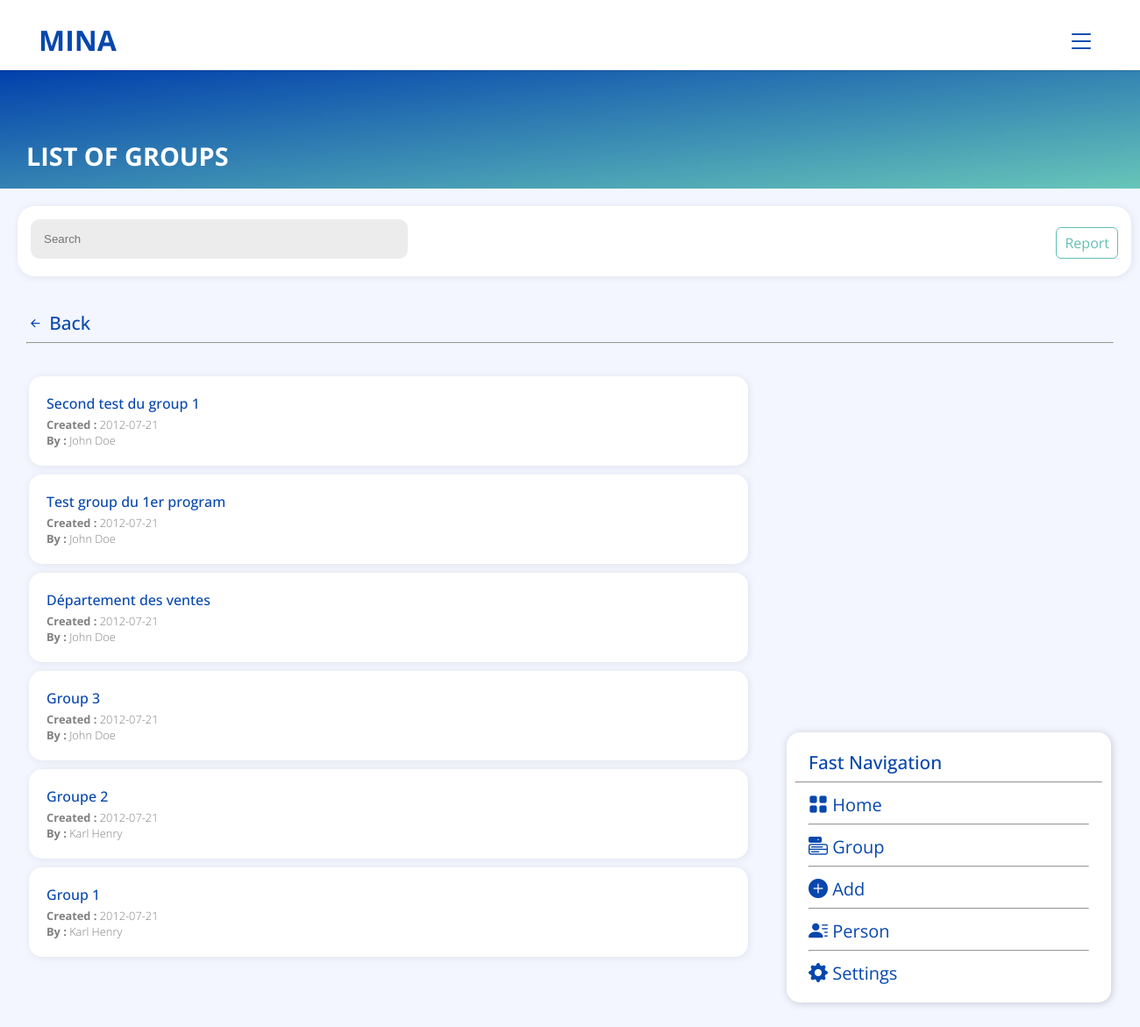
/View/list-group.php (signed in), run on an earlier commit of the app's database.
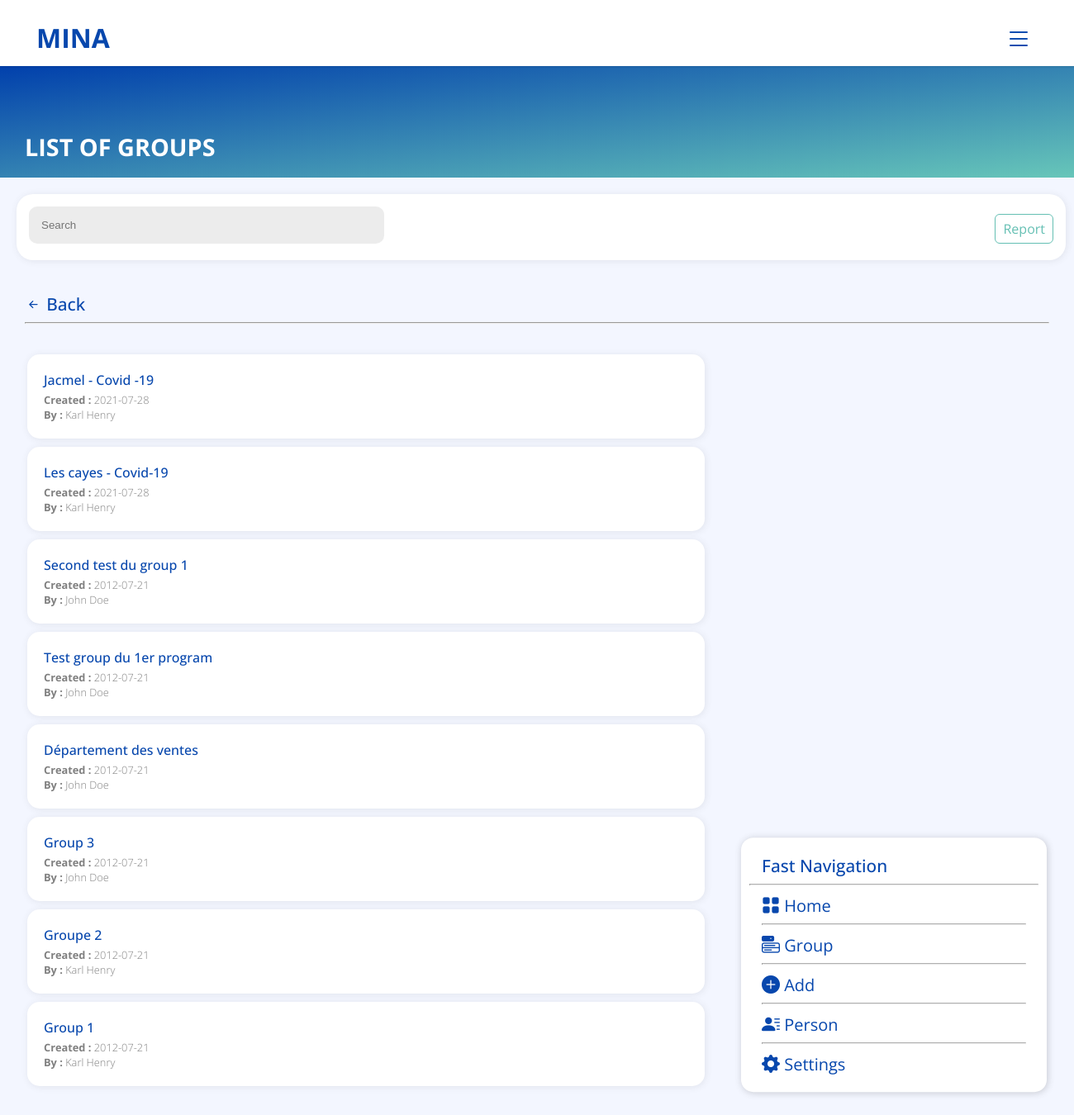
And on a later commit of the database.
### tables this page shows
CREATE TABLE `entreprise` (
  `id_ent` int(11) NOT NULL,
  `code_entreprise` varchar(50) NOT NULL,
  `nom_entreprise` varchar(100) NOT NULL,
  `date_creation` date NOT NULL,
  `date_expiration` date NOT NULL,
  `statut_id` int(11) NOT NULL
);

CREATE TABLE `groupe` (
  `id_group` int(11) NOT NULL,
  `nom_groupe` varchar(50) NOT NULL,
  `description` varchar(100) NOT NULL,
  `date_creation` date NOT NULL,
  `date_expiration` date NOT NULL,
  `id_program` int(11) NOT NULL,
  `code_user` int(11) NOT NULL
);

CREATE TABLE `users` (
  `code_user` int(11) NOT NULL,
  `nom` varchar(50) NOT NULL,
  `prenom` varchar(50) NOT NULL,
  `email` varchar(50) NOT NULL,
  `password` varchar(255) NOT NULL,
  `adresse` varchar(100) NOT NULL,
  `telephone_1` varchar(20) NOT NULL,
  `telephone_2` varchar(20) NOT NULL,
  `code_entreprise` varchar(50) NOT NULL,
  `id_role` int(11) NOT NULL,
  `id_statut` int(11) NOT NULL
);

### View/list-group.php (the view, shortened to what this page needs)
<!Doctype html>
<html>
<head>
    <link rel="stylesheet" href="css/style.css">
    <link rel="stylesheet" type="text/css" href="css/main.css">
    <link rel="stylesheet" href="https://cdn.jsdelivr.net/npm/bootstrap-icons@1.5.0/font/bootstrap-icons.css">
</head>
<body class="body">
    <?php
    include_once('header.php');
    ?>
    <div class="header-content">
        <?php
        echo '<div class="title">List of groups</div>';
        ?>
    </div>
    <div class="second-part-content">
        <div class="search">
            <div class="custom-container">
                <form action="" method="post" class="">
                    <input type="text" name="searchAll" id="" placeholder="Search" class="search-main">
                </form>
            </div>
            <div class="link">
                <ul>
                    <?php
                    if (isset($_SESSION["role"]) && $_SESSION["role"] === 3 || $_SESSION["role"] === 2) {
                        echo '<li>';
                        echo '</li> <li><a href="report.php" class="btn btn-outline-muted">Report</a></li>';
                    } elseif (isset($_SESSION["role"]) && $_SESSION["role"] === 1) {
                        echo '<li><a href="report.php" class="btn btn-outline-muted">Report</a></li>';
                    }
                    ?>
                </ul>
            </div>
        </div>
    </div>
    <div class="third-part-content">
        <div class="container mt-3">
            <span class="title-page-list">
                <a href="index.php">
                    <i class="bi bi-arrow-left-short"></i> <span class="align-items"></span> Back
                </a>
                <hr>
            </span>
            <div class="list-content mt-3 mb-5">
                <?php
                if (isset($_POST["searchAll"])) {
                    $nom_group = $_POST["searchAll"];
                    $code_entreprise = $_SESSION["code_entreprise"];
                    $query = "SELECT * FROM program, groupe, users WHERE nom_groupe LIKE '%$nom_group%' AND program.id_program = groupe.id_program AND users.code_user = groupe.code_user ORDER BY nom_groupe DESC";
                    $result = $conn->query($query);
                    if (mysqli_num_rows($result) > 0) {
                        while ($row = mysqli_fetch_assoc($result)) {
                            echo '<a href="group.php?group-details=' . $row["id_group"] . '" class="nav-link">
                            <div class="bg-white">
                                <div class="group-name-and-details">
                                    <div class="group-name">' . $row["nom_groupe"] . '</div>
                                    <div class="group-details">
                                        <b>Created : </b>' . $row["date_creation"] . ' <br>
                                        <b>By : </b>' . $row["nom"] . ' ' . $row["prenom"] . '</div>
                                    </div>';
                            echo '</div>
                        </a>';
                        }
                    } else {
                        echo '<div class="bg-white">
                        <div class="group-name-and-details">
                            <div class="group-name">There is no group with this name...</div>
                            <div class="group-details">Please create a new group !</div>
                        </div>
                    </div>';
                    }
                } else {
                    $code_entreprise = $_SESSION["code_entreprise"];
                    $query = "SELECT * FROM entreprise, program, groupe, users WHERE users.code_entreprise = '$code_entreprise' AND entreprise.code_entreprise = '$code_entreprise' AND program.code_entreprise = '$code_entreprise' AND program.id_program = groupe.id_program AND users.code_user = groupe.code_user ORDER BY groupe.id_group DESC";
                    $result = $conn->query($query);
                    if (mysqli_num_rows($result) > 0) {
                        while ($row = mysqli_fetch_assoc($result)) {
                            echo '<a href="group.php?group-details=' . $row["id_group"] . '" class="nav-link">
                            <div class="bg-white">
                                <div class="group-name-and-details">
                                    <div class="group-name">' . $row["nom_groupe"] . '</div>
                                    <div class="group-details">
                                        <b>Created : </b>' . $row["date_creation"] . ' <br>
                                        <b>By : </b>' . $row["nom"] . ' ' . $row["prenom"] . '</div>
                                    </div>';
                            echo '</div>
                        </a>';
                        }
                    }
                }
                include_once('sidebar.php');
                ?>
            </div>
        </div>
    </div>
    <?php
    include_once("footer.php");
    ?>
</body>
</html>

### View/header.php (shortened to what this page needs)
<!Doctype html>
<html>
<head>
    <link rel="stylesheet" href="css/style.css">
    <link rel="stylesheet" href="https://cdn.jsdelivr.net/npm/bootstrap-icons@1.5.0/font/bootstrap-icons.css">
</head>
<body>
    <nav class="navbar">
        <div class="navbar-items" id="list">
            <ul>
                <li class="linked"><a class="navbar-brand">Mina</a></li>
                <li class="linked bullet-menu" >
                    <a href="" onclick="show_toggle(); return false" class="header-icon">
                        <i class="text-secondary bi bi-list"></i>
                    </a>
                </li>
            </ul>
        </div>
    </nav>
</body>
</html>

### View/sidebar.php (shortened to what this page needs)
<!Doctype html>
<html>
<head>
    <link rel="stylesheet" href="css/style.css">
    <link rel="stylesheet" href="https://cdn.jsdelivr.net/npm/bootstrap-icons@1.5.0/font/bootstrap-icons.css">
</head>
<body class="sidebar">
    <div class="sm-bg-white float-end"  data-bs-spy="scroll">
        <span class="title-page-list">
            <a class="fs-5">Fast Navigation</a>
            <hr>
        </span>
        <nav>
            <a href="index.php" class="nav__link">
                <i class="bi bi-grid-fill nav__icon"></i>
                <span class="nav__text">Home</span>
            </a>
            <hr>
            <a href="list-group.php" class="nav__link">
                <i class="bi bi-menu-button-fill nav__icon"></i>
                <span class="nav__text">Group</span>
            </a>
            <hr>
            <a href="create-program.php" class="nav__link nav__link--active">
                <i class="bi bi-plus-circle-fill nav__icon"></i>
                <span class="nav__text">Add</span>
            </a>
            <hr>
            <a href="list-person.php" class="nav__link">
                <i class="bi bi-person-lines-fill nav__icon"></i>
                <span class="nav__text">Person</span>
            </a>
            <hr>
            <a href="settings.php" class="nav__link">
                <i class="bi bi-gear-fill nav__icon"></i>
                <span class="nav__text">Settings</span>
            </a>
        </nav>
    </div>
</body>
</html>

### View/footer.php (shortened to what this page needs)
<!Doctype html>
<html>
<head>
    <link rel="stylesheet" href="css/style.css">
    <link rel="stylesheet" href="https://cdn.jsdelivr.net/npm/bootstrap-icons@1.5.0/font/bootstrap-icons.css">
</head>
<body>
</body>
</html>

### View/css/style.css (style rules this page uses)
:root { --background-color: #F3F6FF; --white: #FFF; --gray: rgba(128, 128, 128, 0.863); --primary: #0747AD; --secondary: #8d9da1; --muted: #64BFB3; --bg-light-gray: rgb(252, 252, 252); --red: rgb(180, 12, 0); }
.float-end { float:right; }
.container { padding: 0 30px; }
a { text-decoration: none; -webkit-tap-highlight-color: transparent; }
body, .body { background-color: var(--background-color); padding: 0; margin: 0; font-family: 'Open Sans', sans-serif; }
.header-content { background-image: linear-gradient(to bottom right, rgb(1, 64, 172), rgb(103, 198, 185)); height: auto; width: 100%; color: var(--white); padding: 18px 0; margin-top:80px; position: unset; }
.navbar { display: contents; width: 100%; }
.navbar-items { position: fixed; background-color: var(--white); box-shadow: 0 0 3px rgba(0, 0, 0, 0.2); height: auto; overflow-x: auto; top: 0; width: 100%; padding: 8px 4px; }
.navbar ul li { display: inline; flex-direction: column; align-items: center; justify-content: center; flex-grow: 1; min-width: 50px; white-space: nowrap; -webkit-tap-highlight-color: transparent; transition: background-color 0.1s ease-in-out; width: 100%; }
.header-icon { float: right; font-size: 2rem; color: var(--primary); margin-right: 30%; margin-top: -3.7%; }
.bullet-menu { font-size: 1.8rem; float: right; margin: 5px 25px 0 0; }
.title, .subtitle { margin: 0 30px; width: auto; }
.title { font-size: 1.8rem; font-weight: bold; margin-top: 60px; text-transform: uppercase; width: auto; }
.second-part-content { margin: 20px; padding: 15px; height: 50px; width: 1240px; background-color: var(--white); box-shadow: 1px 1px 8px rgba(65, 65, 65, 0.1); border-radius: 20px; }
.custom-container { float: left; }
.search-main { height: 45px; width: 400px; background-color: rgba(206, 206, 206, 0.384); border-style: none; border-radius: 10px; padding: 0 15px; -webkit-tap-highlight-color: transparent; }
.nav-link { color: inherit; text-decoration: none !important; -webkit-tap-highlight-color: transparent; }
.link { position: unset; float: right; }
.link ul li { list-style: none; display: inline-block; }
.btn { background-color: none; padding: 6px 9px; text-decoration: none; padding: 6px 9px; border-radius: 6px; }
.btn-outline-muted { border: 1px solid var(--muted); color: var(--muted); }
.mt-3 { margin-top: 3%; }
.mb-5 { margin-bottom: 100px; }
.title-page-list a { color: var(--primary); font-weight: 500; font-size: 1.3rem; }
.list-content { padding: 0 3px; }
.bg-white { height: auto; width: 800px; border-radius: 15px; box-shadow: 1px 1px 8px rgba(65, 65, 65, 0.1); background-color: var(--white); padding: 20px 10px; margin-bottom: 10px; }
.sm-bg-white { display: flexbox; visibility: visible; height: auto; width: 350px; border-radius: 15px; box-shadow: 1px 1px 8px rgba(65, 65, 65, 0.247); background-color: var(--white); padding: 20px 10px; margin: 0 0 20px 20px; position: sticky; top: 100px; float: inline-end; right: 0; bottom: 20%; }
.sm-bg-white .title-page-list { margin-left: 15px; }
.sm-bg-white nav { margin: 0 15px; }
.name, .group-name { font-weight: 500; color: var(--primary); margin-bottom: 4px; width: max-content; }
.group-name-and-details { position: unset; margin-top: 0; margin-left: 10px; }
.group-details { font-weight: lighter; font-size: 0.8rem; color: gray; }
.nav__link { font-size: 20px; color: var(--primary); text-decoration: none; -webkit-tap-highlight-color: transparent; transition: background-color 0.1s ease-in-out; }
.nav__link--active { color: var(--primary); }
.nav__icon { font-size: 22px; }
.header-icon { float: right; font-size: 2rem; color: var(--primary); margin-right: 30px; }
.navbar-brand { font-weight: bold; font-size: 2rem; text-transform: uppercase; color: var(--primary); float: left; }

What changed in the data, as far as the page shows it:
now on one of the page's lists (row edited): entreprise: groupe.nom_groupe "Groupe 2", groupe.date_creation "2012-07-21", users.nom "Karl", users.prenom "Henry", groupe.nom_groupe "Group 1"
changed entreprise "Second test du group 1": groupe.nom_groupe "Second test du group 1" → "Jacmel - Covid -19"; groupe.date_creation "2012-07-21" → "2021-07-28"; users.nom "John" → "Karl"; users.prenom "Doe" → "Henry"; groupe.nom_groupe "Test group du 1er program" → "Les cayes - Covid-19"; groupe.nom_groupe "Département des ventes" → "Second test du group 1"; groupe.nom_groupe "Group 3" → "Test group du 1er program"; groupe.nom_groupe "Groupe 2" → "Département des ventes"; users.nom "Karl" → "John"; users.prenom "Henry" → "Doe"; groupe.nom_groupe "Group 1" → "Group 3"
